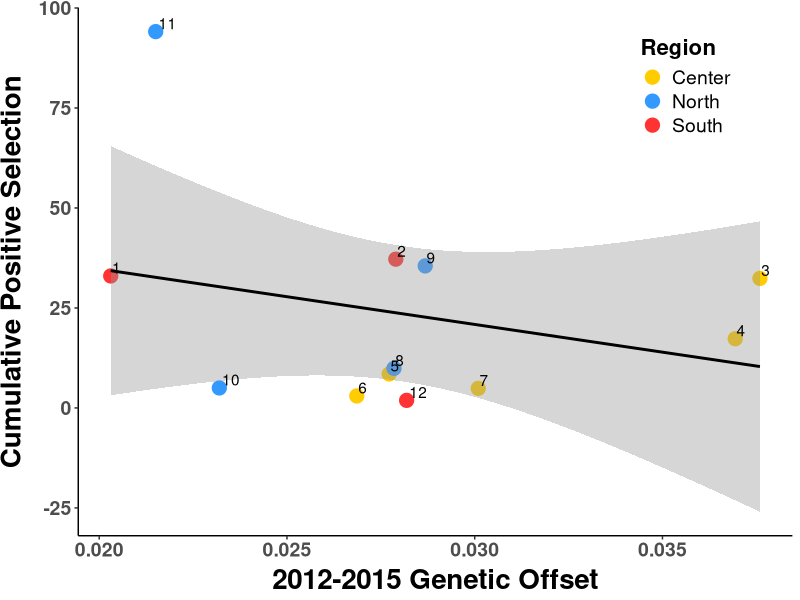
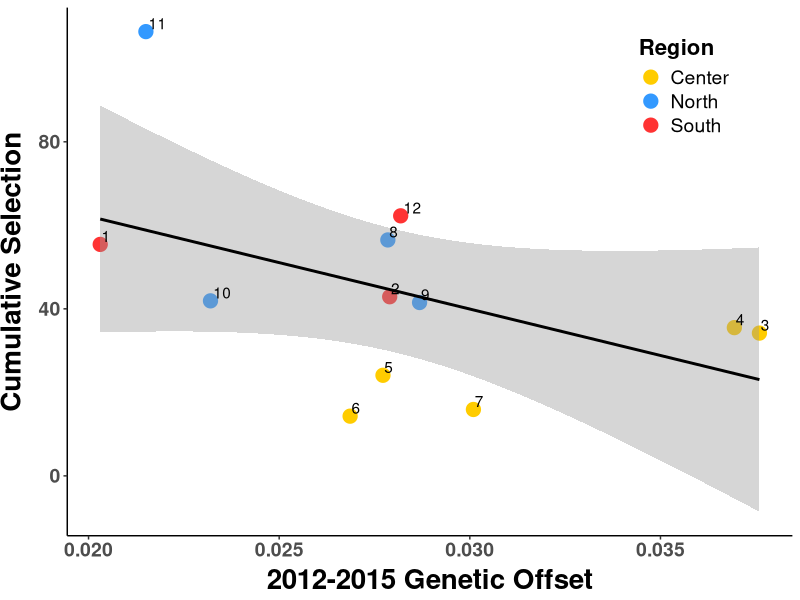
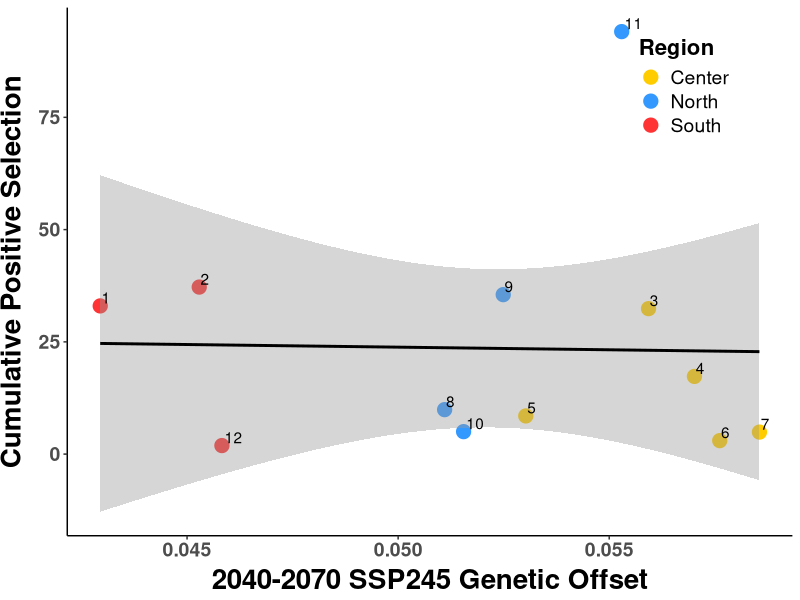
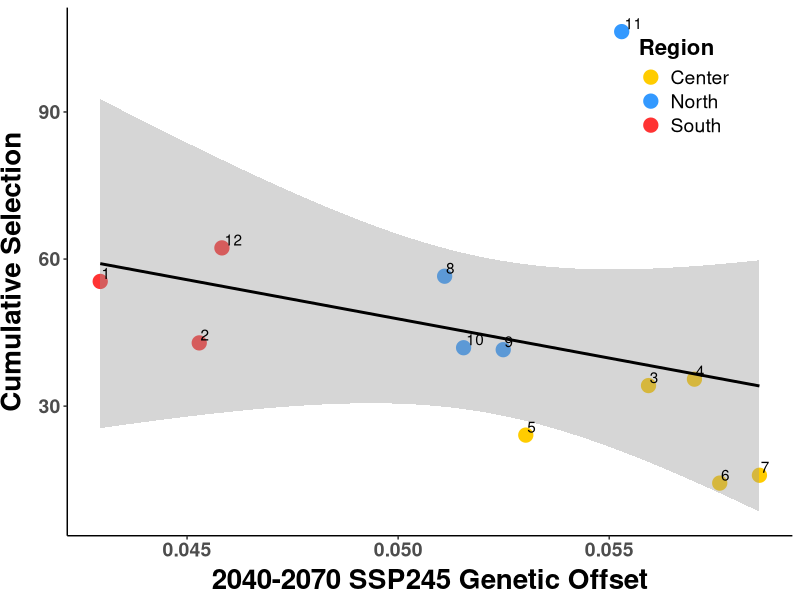
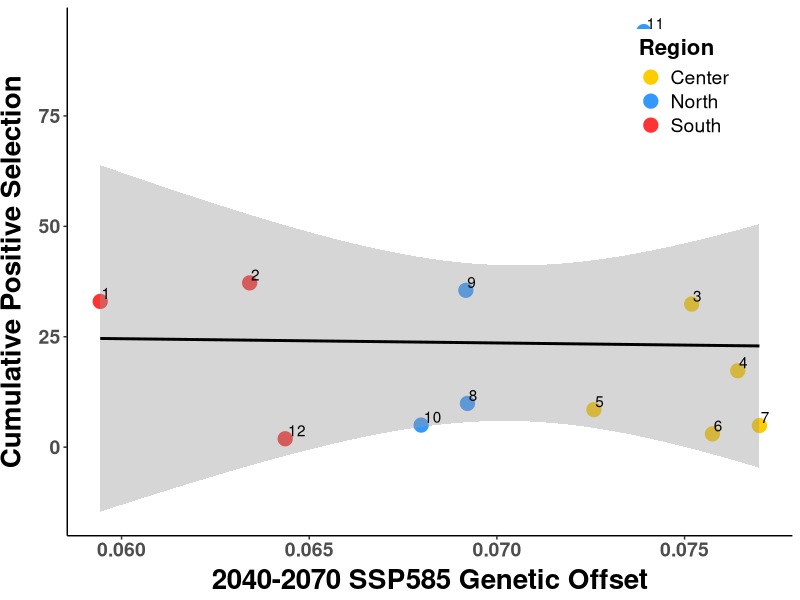
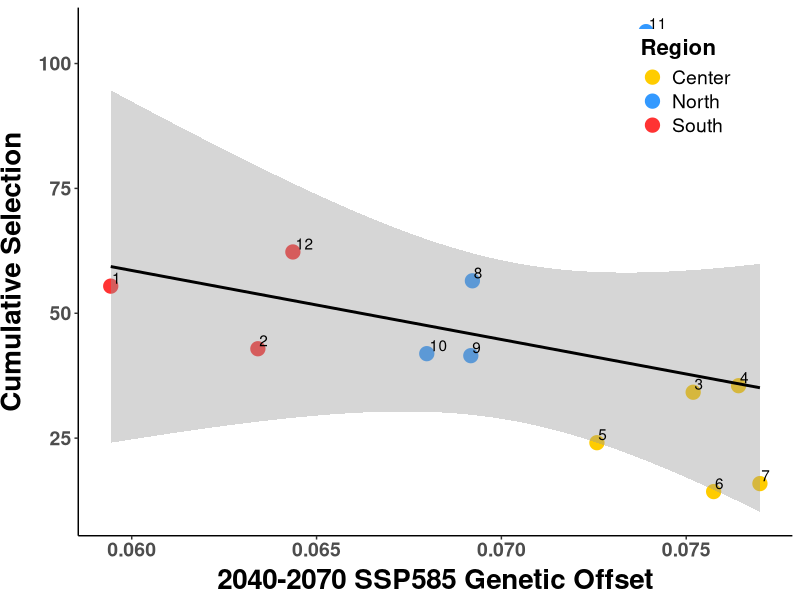
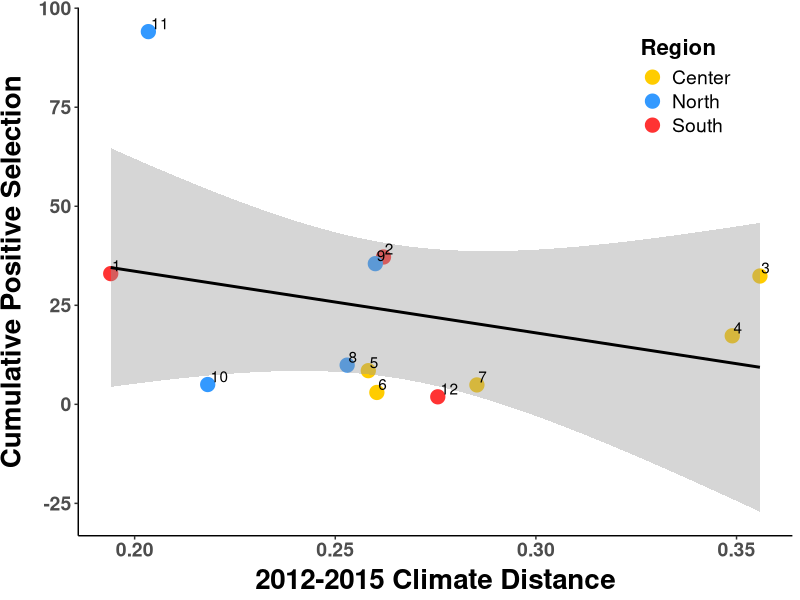
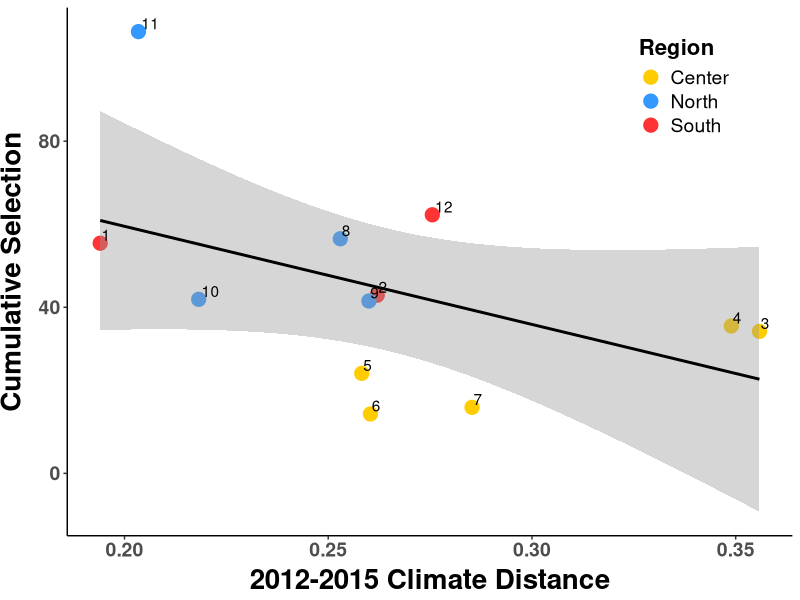

Source code (R) for these figures, in order:
##################################################################################
## Plot cumulative slope against demography
## Author Daniel Anstett
## 
## 
## Last Modified April 19, 2023
###################################################################################

#Library install and import
library(tidyverse)
library(car) 
#Import data
offset_pop <- read_csv("data/time_cumul_beagle.csv")
#offset_pop_3 <- offset_pop %>% filter(Paper_ID!=3)


lm.cumul.1215_pos <- lm(cumul_pos~offset_1215,data=offset_pop)
lm.cumul.1215_all <- lm(cumul_all~offset_1215,data=offset_pop)
lm.cumul.ssp245_pos <- lm(cumul_pos~offset_SSP245,data=offset_pop)
lm.cumul.ssp245_all <- lm(cumul_all~offset_SSP245,data=offset_pop)
lm.cumul.ssp585_pos <- lm(cumul_pos~offset_SSP585,data=offset_pop)
lm.cumul.ssp585_all <- lm(cumul_all~offset_SSP585,data=offset_pop)
lm.cumul.clim_pos <- lm(cumul_pos~offset_climate,data=offset_pop)
lm.cumul.clim_all <- lm(cumul_all~offset_climate,data=offset_pop)

Anova(lm.cumul.1215_pos,type="III")
Anova(lm.cumul.1215_all,type="III")
summary(lm.cumul.1215_pos)
summary(lm.cumul.1215_all)

Anova(lm.cumul.ssp245_pos,type="III")
Anova(lm.cumul.ssp245_all,type="III")

Anova(lm.cumul.ssp585_pos,type="III")
Anova(lm.cumul.ssp585_all,type="III")

Anova(lm.cumul.clim_pos,type="III")
Anova(lm.cumul.clim_all,type="III")




#cumul slope plotted against 1215 offset
ggplot(offset_pop, aes(x=offset_1215, y=cumul_pos, label=Paper_ID)) + 
  geom_point(aes(color=Region), size =4.5)+
  geom_smooth(method=lm,color="black")+
  #  geom_label_repel(aes(label = ID))+
  geom_text(hjust=-.15, vjust=-.2)+
  scale_y_continuous(name="Cumulative Positive Selection")+
  scale_x_continuous(name="2012-2015 Genetic Offset")+
  scale_color_manual(values= c("North"="#3399FF", "Center"="#FFCC00", "South"="#FF3333"))+
  theme_classic() + theme(
    axis.text.x = element_text(size=14, face="bold"),
    axis.text.y = element_text(size=14,face="bold"),
    axis.title.x = element_text(color="black", size=20, vjust = 0.5, face="bold"),
    axis.title.y = element_text(color="black", size=20,vjust = 2, face="bold",hjust=0.5),
    legend.position = c(0.85, 0.85),legend.text=element_text(size=14),
    legend.title=element_text(size=16,face="bold"))
ggsave("graphs/bi_plots/1_rapid_offset_1215_pos.pdf",width=7, height = 6, units = "in")


#cumul slope plotted against 1215 offset
ggplot(offset_pop, aes(x=offset_1215, y=cumul_all, label=Paper_ID)) + 
  geom_point(aes(color=Region), size =4.5)+
  geom_smooth(method=lm,color="black")+
  #  geom_label_repel(aes(label = ID))+
  geom_text(hjust=-.15, vjust=-.2)+
  scale_y_continuous(name="Cumulative Selection")+
  scale_x_continuous(name="2012-2015 Genetic Offset")+
  scale_color_manual(values= c("North"="#3399FF", "Center"="#FFCC00", "South"="#FF3333"))+
  theme_classic() + theme(
    axis.text.x = element_text(size=14, face="bold"),
    axis.text.y = element_text(size=14,face="bold"),
    axis.title.x = element_text(color="black", size=20, vjust = 0.5, face="bold"),
    axis.title.y = element_text(color="black", size=20,vjust = 2, face="bold",hjust=0.5),
    legend.position = c(0.85, 0.85),legend.text=element_text(size=14),
    legend.title=element_text(size=16,face="bold"))
ggsave("graphs/bi_plots/2_rapid_offset_1215_all.pdf",width=7, height = 6, units = "in")


###########################################################################################################


#cumul slope plotted against 2040-2070 SSP245 Genetic Offset
ggplot(offset_pop, aes(x=offset_SSP245, y=cumul_pos, label=Paper_ID)) + 
  geom_point(aes(color=Region), size =4.5)+
  geom_smooth(method=lm,color="black")+
  #  geom_label_repel(aes(label = ID))+
  geom_text(hjust=-.15, vjust=-.2)+
  scale_y_continuous(name="Cumulative Positive Selection")+
  scale_x_continuous(name="2040-2070 SSP245 Genetic Offset")+
  scale_color_manual(values= c("North"="#3399FF", "Center"="#FFCC00", "South"="#FF3333"))+
  theme_classic() + theme(
    axis.text.x = element_text(size=14, face="bold"),
    axis.text.y = element_text(size=14,face="bold"),
    axis.title.x = element_text(color="black", size=20, vjust = 0.5, face="bold"),
    axis.title.y = element_text(color="black", size=20,vjust = 2, face="bold",hjust=0.5),
    legend.position = c(0.85, 0.85),legend.text=element_text(size=14),
    legend.title=element_text(size=16,face="bold"))
ggsave("graphs/bi_plots/3_rapid_offset_ssp245_pos.pdf",width=7, height = 6, units = "in")

#cumul slope plotted against 2040-2070 SSP245 Genetic Offset
ggplot(offset_pop, aes(x=offset_SSP245, y=cumul_all, label=Paper_ID)) + 
  geom_point(aes(color=Region), size =4.5)+
  geom_smooth(method=lm,color="black")+
  #  geom_label_repel(aes(label = ID))+
  geom_text(hjust=-.15, vjust=-.2)+
  scale_y_continuous(name="Cumulative Selection")+
  scale_x_continuous(name="2040-2070 SSP245 Genetic Offset")+
  scale_color_manual(values= c("North"="#3399FF", "Center"="#FFCC00", "South"="#FF3333"))+
  theme_classic() + theme(
    axis.text.x = element_text(size=14, face="bold"),
    axis.text.y = element_text(size=14,face="bold"),
    axis.title.x = element_text(color="black", size=20, vjust = 0.5, face="bold"),
    axis.title.y = element_text(color="black", size=20,vjust = 2, face="bold",hjust=0.5),
    legend.position = c(0.85, 0.85),legend.text=element_text(size=14),
    legend.title=element_text(size=16,face="bold"))
ggsave("graphs/bi_plots/4_rapid_offset_ssp245_all.pdf",width=7, height = 6, units = "in")


#cumul slope plotted against 2040-2070 SSP585 Genetic Offset
ggplot(offset_pop, aes(x=offset_SSP585, y=cumul_pos, label=Paper_ID)) + 
  geom_point(aes(color=Region), size =4.5)+
  geom_smooth(method=lm,color="black")+
  #  geom_label_repel(aes(label = ID))+
  geom_text(hjust=-.15, vjust=-.2)+
  scale_y_continuous(name="Cumulative Positive Selection")+
  scale_x_continuous(name="2040-2070 SSP585 Genetic Offset")+
  scale_color_manual(values= c("North"="#3399FF", "Center"="#FFCC00", "South"="#FF3333"))+
  theme_classic() + theme(
    axis.text.x = element_text(size=14, face="bold"),
    axis.text.y = element_text(size=14,face="bold"),
    axis.title.x = element_text(color="black", size=20, vjust = 0.5, face="bold"),
    axis.title.y = element_text(color="black", size=20,vjust = 2, face="bold",hjust=0.5),
    legend.position = c(0.85, 0.85),legend.text=element_text(size=14),
    legend.title=element_text(size=16,face="bold"))
ggsave("graphs/bi_plots/5_rapid_offset_ssp585_pos.pdf",width=7, height = 6, units = "in")


#cumul slope plotted against 2040-2070 SSP585 Genetic Offset
ggplot(offset_pop, aes(x=offset_SSP585, y=cumul_all, label=Paper_ID)) + 
  geom_point(aes(color=Region), size =4.5)+
  geom_smooth(method=lm,color="black")+
  #  geom_label_repel(aes(label = ID))+
  geom_text(hjust=-.15, vjust=-.2)+
  scale_y_continuous(name="Cumulative Selection")+
  scale_x_continuous(name="2040-2070 SSP585 Genetic Offset")+
  scale_color_manual(values= c("North"="#3399FF", "Center"="#FFCC00", "South"="#FF3333"))+
  theme_classic() + theme(
    axis.text.x = element_text(size=14, face="bold"),
    axis.text.y = element_text(size=14,face="bold"),
    axis.title.x = element_text(color="black", size=20, vjust = 0.5, face="bold"),
    axis.title.y = element_text(color="black", size=20,vjust = 2, face="bold",hjust=0.5),
    legend.position = c(0.85, 0.85),legend.text=element_text(size=14),
    legend.title=element_text(size=16,face="bold"))
ggsave("graphs/bi_plots/6_rapid_offset_ssp585_all.pdf",width=7, height = 6, units = "in")


###########################################################################################################

#cumul slope plotted against 2012-2015 Climate Distance
ggplot(offset_pop, aes(x=offset_climate, y=cumul_pos, label=Paper_ID)) + 
  geom_point(aes(color=Region), size =4.5)+
  geom_smooth(method=lm,color="black")+
  #  geom_label_repel(aes(label = ID))+
  geom_text(hjust=-.15, vjust=-.2)+
  scale_y_continuous(name="Cumulative Positive Selection")+
  scale_x_continuous(name="2012-2015 Climate Distance")+
  scale_color_manual(values= c("North"="#3399FF", "Center"="#FFCC00", "South"="#FF3333"))+
  theme_classic() + theme(
    axis.text.x = element_text(size=14, face="bold"),
    axis.text.y = element_text(size=14,face="bold"),
    axis.title.x = element_text(color="black", size=20, vjust = 0.5, face="bold"),
    axis.title.y = element_text(color="black", size=20,vjust = 2, face="bold",hjust=0.5),
    legend.position = c(0.85, 0.85),legend.text=element_text(size=14),
    legend.title=element_text(size=16,face="bold"))
ggsave("graphs/bi_plots/7_rapid_offset_climate_distance_all.pdf",width=7, height = 6, units = "in")


#cumul slope plotted against 2012-2015 Climate Distance
ggplot(offset_pop, aes(x=offset_climate, y=cumul_all, label=Paper_ID)) + 
  geom_point(aes(color=Region), size =4.5)+
  geom_smooth(method=lm,color="black")+
  #  geom_label_repel(aes(label = ID))+
  geom_text(hjust=-.15, vjust=-.2)+
  scale_y_continuous(name="Cumulative Selection")+
  scale_x_continuous(name="2012-2015 Climate Distance")+
  scale_color_manual(values= c("North"="#3399FF", "Center"="#FFCC00", "South"="#FF3333"))+
  theme_classic() + theme(
    axis.text.x = element_text(size=14, face="bold"),
    axis.text.y = element_text(size=14,face="bold"),
    axis.title.x = element_text(color="black", size=20, vjust = 0.5, face="bold"),
    axis.title.y = element_text(color="black", size=20,vjust = 2, face="bold",hjust=0.5),
    legend.position = c(0.85, 0.85),legend.text=element_text(size=14),
    legend.title=element_text(size=16,face="bold"))
ggsave("graphs/bi_plots/8_rapid_offset_climate_distance_pos.pdf",width=7, height = 6, units = "in")





